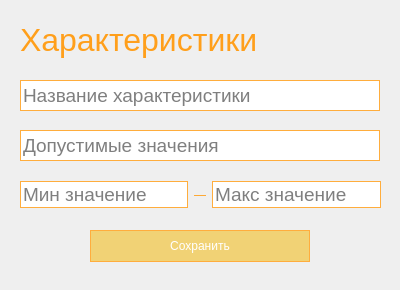
<?xml version="1.0" encoding="UTF-8"?>
<ui version="4.0">
 <class>Dialog</class>
 <widget class="QDialog" name="Dialog">
  <property name="geometry">
   <rect>
    <x>0</x>
    <y>0</y>
    <width>400</width>
    <height>290</height>
   </rect>
  </property>
  <property name="minimumSize">
   <size>
    <width>400</width>
    <height>290</height>
   </size>
  </property>
  <property name="maximumSize">
   <size>
    <width>400</width>
    <height>290</height>
   </size>
  </property>
  <property name="windowTitle">
   <string>Характеристики</string>
  </property>
  <widget class="QWidget" name="widget" native="true">
   <property name="geometry">
    <rect>
     <x>10</x>
     <y>10</y>
     <width>380</width>
     <height>270</height>
    </rect>
   </property>
   <property name="styleSheet">
    <string notr="true">QLabel{
	color: #ff9f1b;
}

QLineEdit{
	border: 1px solid #ffad3d;
}

QPushButton{
	color:white;
	background-color: #f1d275;
	border: 1px solid #ffad3d;
	height: 30px;
}

QPushButton:pressed{
	background-color: #ff9d16;
	font-weight: bold;
}

QPushButton:hover{
	background-color: #ff9d16;
}

QTableView{
	border: 1px solid #ffad3d;
}

QTableView::section{
	background-color: #f1d275;
	color: white;
	border: 1px solid #ffad3d;
	font-size: 14pt;
}

QTableView::item{
	border: 1px solid #ffad3d;
	color: #ffa120;
}

QTableView::item:selected{
	font-weight: bold;
}</string>
   </property>
   <widget class="QLabel" name="characteristics">
    <property name="geometry">
     <rect>
      <x>10</x>
      <y>10</y>
      <width>360</width>
      <height>40</height>
     </rect>
    </property>
    <property name="font">
     <font>
      <pointsize>24</pointsize>
     </font>
    </property>
    <property name="text">
     <string>Характеристики</string>
    </property>
   </widget>
   <widget class="QLineEdit" name="fill_characteristic">
    <property name="geometry">
     <rect>
      <x>10</x>
      <y>70</y>
      <width>360</width>
      <height>31</height>
     </rect>
    </property>
    <property name="font">
     <font>
      <pointsize>14</pointsize>
     </font>
    </property>
    <property name="text">
     <string/>
    </property>
    <property name="placeholderText">
     <string>Название характеристики</string>
    </property>
   </widget>
   <widget class="QLineEdit" name="fill_acceptable_values">
    <property name="geometry">
     <rect>
      <x>10</x>
      <y>120</y>
      <width>360</width>
      <height>31</height>
     </rect>
    </property>
    <property name="font">
     <font>
      <pointsize>14</pointsize>
     </font>
    </property>
    <property name="placeholderText">
     <string>Допустимые значения</string>
    </property>
   </widget>
   <widget class="QPushButton" name="save_characteristic">
    <property name="geometry">
     <rect>
      <x>80</x>
      <y>220</y>
      <width>220</width>
      <height>32</height>
     </rect>
    </property>
    <property name="text">
     <string>Сохранить</string>
    </property>
   </widget>
   <widget class="QWidget" name="">
    <property name="geometry">
     <rect>
      <x>10</x>
      <y>170</y>
      <width>361</width>
      <height>29</height>
     </rect>
    </property>
    <layout class="QHBoxLayout" name="horizontalLayout">
     <item>
      <widget class="QLineEdit" name="min_acceptable_vavue">
       <property name="font">
        <font>
         <pointsize>14</pointsize>
        </font>
       </property>
       <property name="text">
        <string/>
       </property>
       <property name="placeholderText">
        <string>Мин значение</string>
       </property>
      </widget>
     </item>
     <item>
      <widget class="QLabel" name="label">
       <property name="text">
        <string>—</string>
       </property>
      </widget>
     </item>
     <item>
      <widget class="QLineEdit" name="nax_acceptable_value">
       <property name="font">
        <font>
         <pointsize>14</pointsize>
        </font>
       </property>
       <property name="text">
        <string/>
       </property>
       <property name="placeholderText">
        <string>Макс значение</string>
       </property>
      </widget>
     </item>
    </layout>
   </widget>
  </widget>
 </widget>
 <resources/>
 <connections/>
</ui>
